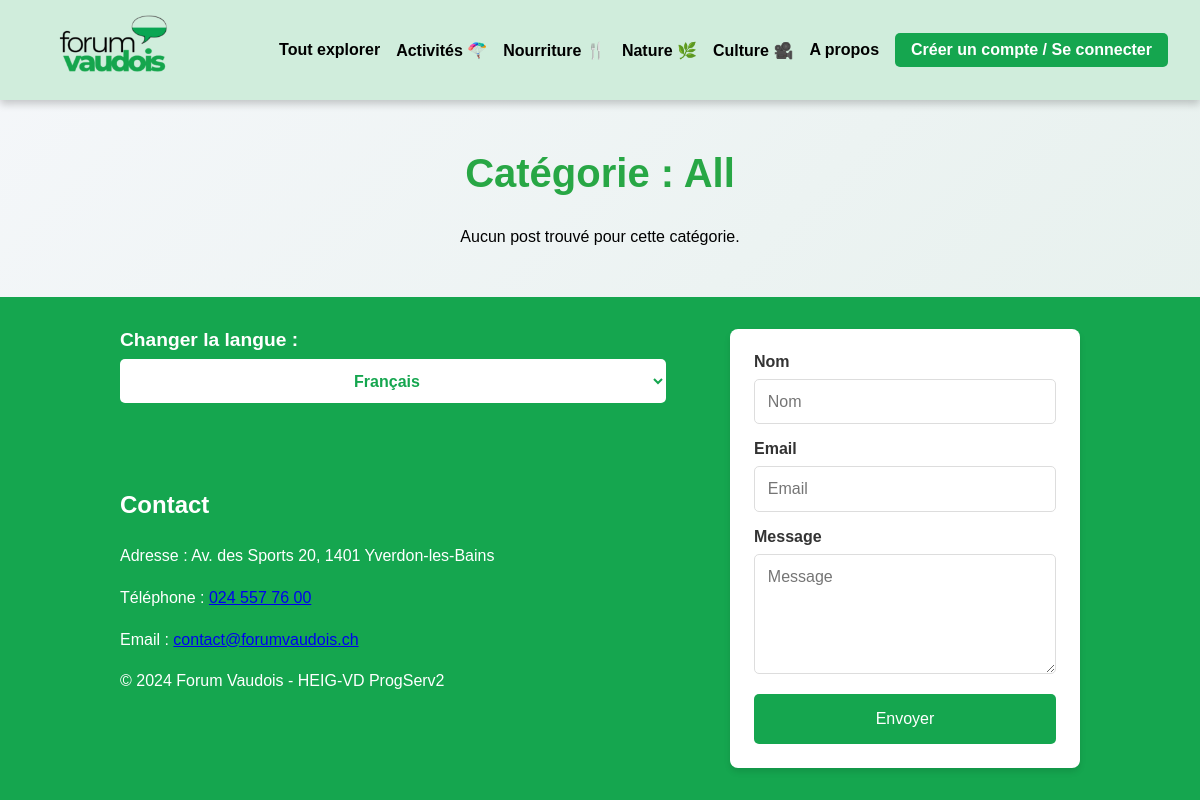
The app's page /pages/news.php, older data.
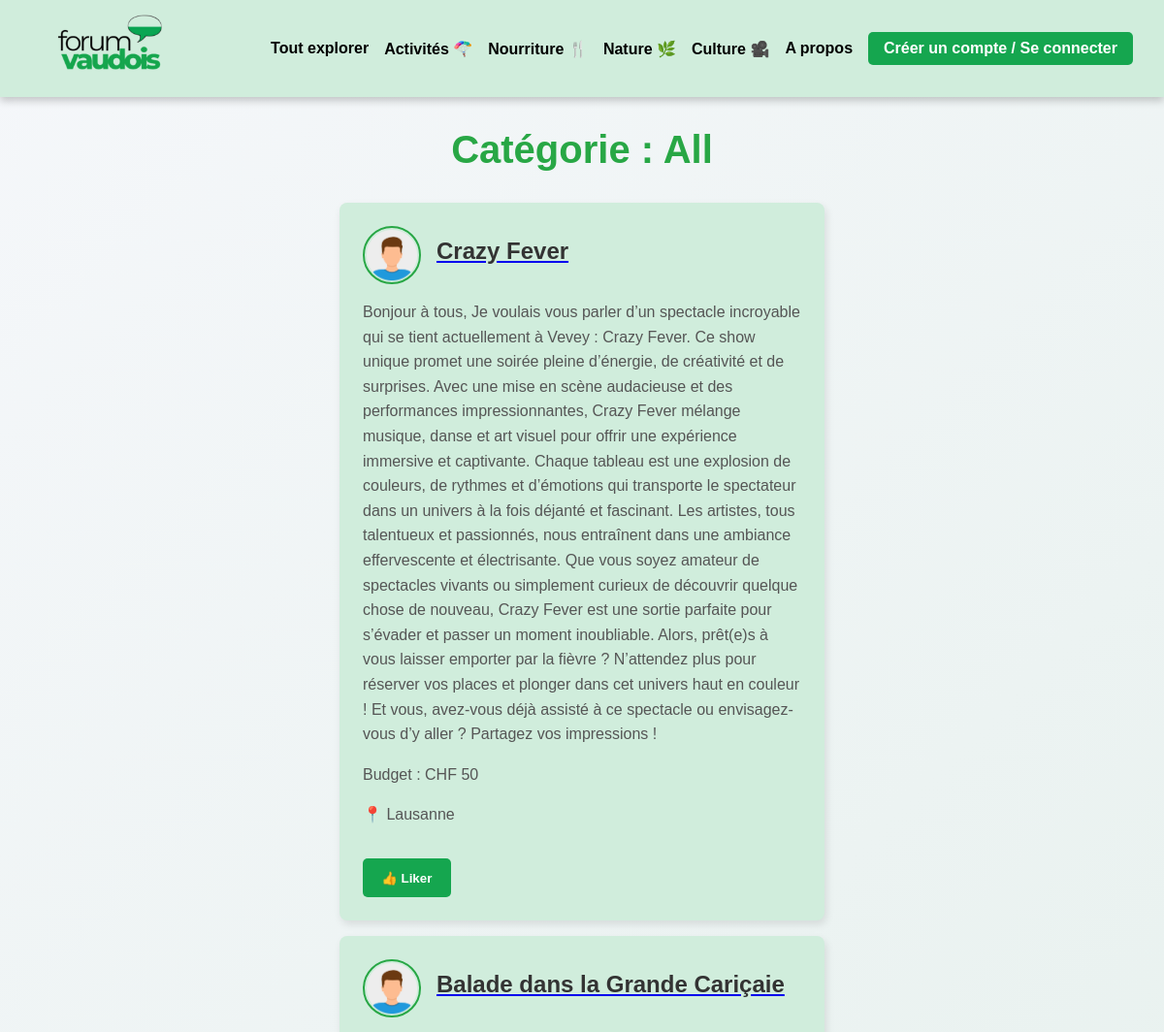
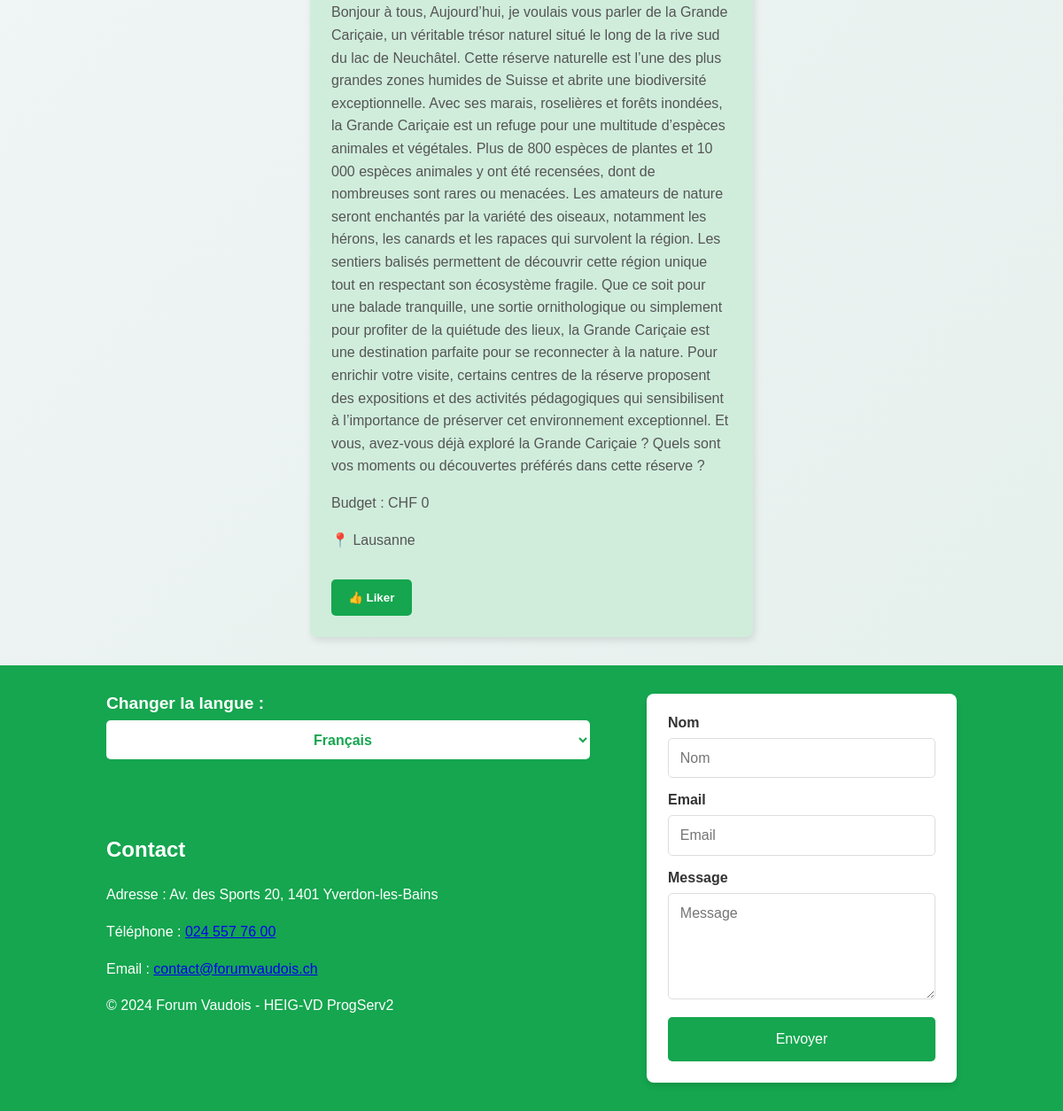
The same page, newer data (2 pictures, top to bottom).
### tables this page shows
CREATE TABLE Post (
    id INTEGER PRIMARY KEY AUTOINCREMENT,
    id_user INTEGER NOT NULL,
    id_city INTEGER NOT NULL,
    id_category INTEGER NOT NULL,
    title TEXT NOT NULL,
    text TEXT NOT NULL,
    budget REAL,
    address TEXT,
    created_at DATETIME DEFAULT CURRENT_TIMESTAMP,
    last_update DATETIME DEFAULT CURRENT_TIMESTAMP,
    FOREIGN KEY (id_user) REFERENCES User(id) ON DELETE CASCADE,
    FOREIGN KEY (id_city) REFERENCES City(id),
    FOREIGN KEY (id_category) REFERENCES Category(id)
);

### src/CRUDManager/DbManagerCRUD.php (called while the page is built, shortened)
<?php
class DbManagerCRUD implements I_ApiCRUD
{
    private $db;
    public function __construct()
    {
        $config = parse_ini_file(__DIR__ . '/../../config/db.ini');
        $basePath = dirname(__DIR__, 2);
        $dsn = str_replace('%BASE_PATH%', $basePath, $config['dsn']);
        $username = $config['username'];
        $password = $config['password'];
        $this->db = new \PDO($dsn, $username, $password);
    }
    public function showPosts(): array
    {
        $sql = "SELECT * FROM post";
        $stmt = $this->db->query($sql);
        $posts = [];
        while ($row = $stmt->fetch(\PDO::FETCH_ASSOC)) {
            try {
                $posts[] = new Post(
                    $row['title'] ?? 'Titre par défaut',
                    $row['text'] ?? 'Contenu par défaut',
                    $row['budget'] ?? 0,
                    $row['author'] ?? 1,
                    $row['city'] ?? 1,
                    $row['category'] ?? 1,
                    isset($row['created_at']) ? new DateTime($row['created_at']) : new DateTime(),
                    isset($row['last_update']) ? new DateTime($row['last_update']) : new DateTime(),
                    $row['id'] ?? 0,
                    $row['address'] ?? 'Adresse par défaut'
                );
            } catch (\Exception $e) {
                error_log("Erreur lors de la création du Post : " . $e->getMessage());
            }
        }
        return $posts;
    }
}

### src/Entity/Post.php (called while the page is built, shortened)
<?php
class Post
{
    private int $id;
    private string $title;
    private string $text;
    private int $budget;
    private int $city;
    public function __construct(string $title, string $text, int $budget, int $author, int $city, int $category, DateTime $created_at, DateTime $last_update, int $id = 0, string $address = "")
    {
        $this->id = $id;
    }
    public function getId(): int
    {
        return $this->id;
    }
    public function setTitle(string $title): void
    {
        $this->title = htmlspecialchars($title);
    }
    public function getTitle(): string
    {
        return $this->title;
    }
    public function setText(string $text): void
    {
        $this->text = htmlspecialchars($text);
    }
    public function getText(): string
    {
        return $this->text;
    }
    public function setBudget(int $budget)
    {
        $this->budget = $budget;
    }
    public function getBudget(): int
    {
        return $this->budget;
    }
    public function setCity(int $city): void
    {
        $this->city = $city;
    }
    public function getCity(): int
    {
        return $this->city;
    }
}

### src/Entity/City.php (called while the page is built, shortened)
<?php
class City
{
    private $cityName;
    public function setCityName(string $cityName)
    {
        $options = "/^.{1,50}$/";
        $this->cityName = htmlspecialchars($cityName);
    }
    public function getCityName(): string
    {
        return $this->cityName;
    }
    public static function getCityById(int $id): City
    {
        $cityData = [
            1 => "Lausanne",
            3 => "Yverdon-les-Bains",
            2 => "Montreux",
            4 => "Vevey",
            5 => "Nyon",
            7 => "Renens",
            6 => "Morges"
        ];
        return new City($cityData[$id], $id);
    }
}

### pages/news.php (the view, shortened to what the changed rows need)
<?php
$categoryName = isset($_GET['category']) ? htmlspecialchars($_GET['category']) : 'all';
$categories = [
    'food' => 1,
    'activity' => 2,
    'nature' => 3,
    'culture' => 4,
    'all' => 0,
];
if (!array_key_exists($categoryName, $categories)) {
    die("Catégorie invalide ou non spécifiée.");
} else {
    try {
        $dbManager = new DbManagerCRUD();
        $posts = [];
        if ($categoryName == "all")
            $posts = $dbManager->showPosts();
        else
            $posts = $dbManager->getPostsByCategory($categories[$categoryName]);
    } catch (Exception $e) {
        echo "Erreur lors de la récupération du post : " . $e->getMessage();
        exit;
    }
}
$filteredPosts = $categoryName === 'all' ? $posts : array_filter($posts, function ($post) use ($categories, $categoryName) {
    return $post->getCategory() === $categories[$categoryName];
});
?>
<!DOCTYPE html>
<html lang="en">
<head>
    <link rel="stylesheet" href="../assets/css/style.css?v=<?= time(); ?>">
</head>
<body>
    <div class="wrapper">
        <?php include '../components/header.php'; ?>
        <main class="news-feed">
            <h1>Catégorie : <?= ucfirst($categoryName); ?></h1>
            <div class="posts-container">
                <?php if (!empty($filteredPosts)): ?>
                    <?php foreach ($filteredPosts as $post): ?>
                        <div class="post-card">
                            <div class="post-header">
                                <img src="../assets/images/user-avatar.png" alt="Auteur" class="post-avatar">
                                <a href="postDetails.php?id_post=<?php echo $post->getId(); ?>">
                                    <h2><?= htmlspecialchars($post->getTitle()); ?></h2>
                                </a>
                            </div>
                            <p class="post-content"><?= htmlspecialchars($post->getText()); ?></p>
                            <p class="post-budget">Budget : CHF <?= htmlspecialchars($post->getBudget()); ?></p>
                            <p class="post-location">
                                📍 <?= htmlspecialchars(City::getCityById($post->getCity())->getCityName()); ?>
                            </p>
                            <div class="post-footer">
                                <form method="post" action="likePost.php">
                                    <button type="submit" class="like-button">👍 Liker</button>
                                </form>
                            </div>
                        </div>
                    <?php endforeach; ?>
                <?php else: ?>
                    <p>Aucun post trouvé pour cette catégorie.</p>
                <?php endif; ?>
            </div>
            <link rel="stylesheet" href="./assets/css/style.css?v=<?= time(); ?>">
        </main>
    </div>
</body>
</html>

Row changes from the older to the newer data that the page shows:
added post: title "Crazy Fever", text "Bonjour à tous, Je voulais vous parler d’un spectacle incroyable qui se tient actuellement à Vevey : Crazy Fever. Ce show unique promet une soirée pleine d’énergie, de créativité et de surprises. Avec une mise en scène audacieuse et des performances impressionnantes, Crazy Fever mélange musique, danse et art visuel pour offrir une expérience immersive et captivante. Chaque tableau est une explosion de couleurs, de rythmes et d’émotions qui transporte le spectateur dans un univers à la fois déjanté et fascinant. Les artistes, tous talentueux et passionnés, nous entraînent dans une ambiance effervescente et électrisante. Que vous soyez amateur de spectacles vivants ou simplement curieux de…", budget "50", id "Lausanne"
added post: title "Balade dans la Grande Cariçaie", text "Bonjour à tous, Aujourd’hui, je voulais vous parler de la Grande Cariçaie, un véritable trésor naturel situé le long de la rive sud du lac de Neuchâtel. Cette réserve naturelle est l’une des plus grandes zones humides de Suisse et abrite une biodiversité exceptionnelle. Avec ses marais, roselières et forêts inondées, la Grande Cariçaie est un refuge pour une multitude d’espèces animales et végétales. Plus de 800 espèces de plantes et 10 000 espèces animales y ont été recensées, dont de nombreuses sont rares ou menacées. Les amateurs de nature seront enchantés par la variété des oiseaux, notamment les hérons, les canards et les rapaces qui survolent la région. Les sentiers balisés permettent…", budget "0", id_category "Lausanne"
Text that changed along with them:
text no longer shown: "Aucun post trouvé pour cette catégorie."
